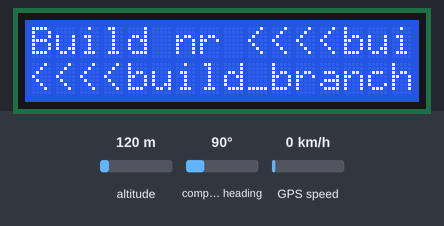
A sketch run on a simulated Arduino Uno, built with avr-gcc and run on an emulated ATmega328P. Parts: 16×2 character LCD. The test bench sets the inputs (shaded band); at power-on: altitude 120 m, compass heading 90°, GPS speed 0 km/h. The GPS gets a fix after 3 s at 37.7749, -122.4194 with 8 satellites.

Above: at 0.2 s.
At 3.2 s:
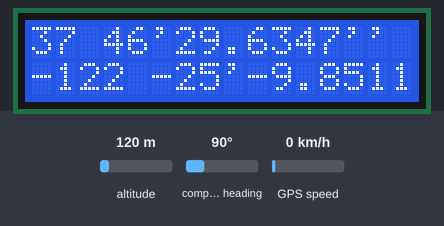

The sketch:

main.ino
```cpp
#define second_int_value 1000
#include <LiquidCrystal_I2C.h>
#include <TinyGPS++.h>
#include <SoftwareSerial.h>

static const int RXPin = 4, TXPin = 3;
static const uint32_t GPSBaud = 9600;

// The TinyGPS++ object
TinyGPSPlus gps;

// The serial connection to the GPS device
SoftwareSerial ss(RXPin, TXPin);

LiquidCrystal_I2C lcd(0x27,16,2);  // set the LCD address to 0x27 for a 16 chars and 2 line display

const char build_number[16]="Build nr <<<<build_id>>>>";    //build number variable for CI pipeline
const char build_branch[16]="<<<<build_branch>>>>"; //git branch variable for CI pipeline


void start_screen(){
    lcd.init();                      // initialize the lcd
    lcd.backlight();    // backlight on
    lcd.setCursor(0,0);
    lcd.print(build_number);
    lcd.setCursor(0,1);
    lcd.print(build_branch);
    delay(second_int_value);
}
void decimalToDMS(double decimalDegrees) {
    int degrees = (int)decimalDegrees;
    double minutesAndSeconds = (decimalDegrees - degrees) * 60;
    int minutes = (int)minutesAndSeconds;
    double seconds = (minutesAndSeconds - minutes) * 60;
    lcd.print(degrees);
    lcd.print(' ');
    lcd.print(minutes);
    lcd.print("'");
    lcd.print(seconds,4);
    lcd.print("''");
}
void setup(){
  Serial.begin(9600);
  ss.begin(GPSBaud);
  start_screen();
}

void loop(){
  // This sketch displays information every time a new sentence is correctly encoded.
  while (ss.available() > 0){
    gps.encode(ss.read());
    if (gps.location.isUpdated()){
        lcd.clear();
        lcd.setCursor(0,0);
        decimalToDMS(gps.location.lat());
        lcd.setCursor(0,1);
        decimalToDMS(gps.location.lng());
        delay(10000);
    }
  }
}
```
